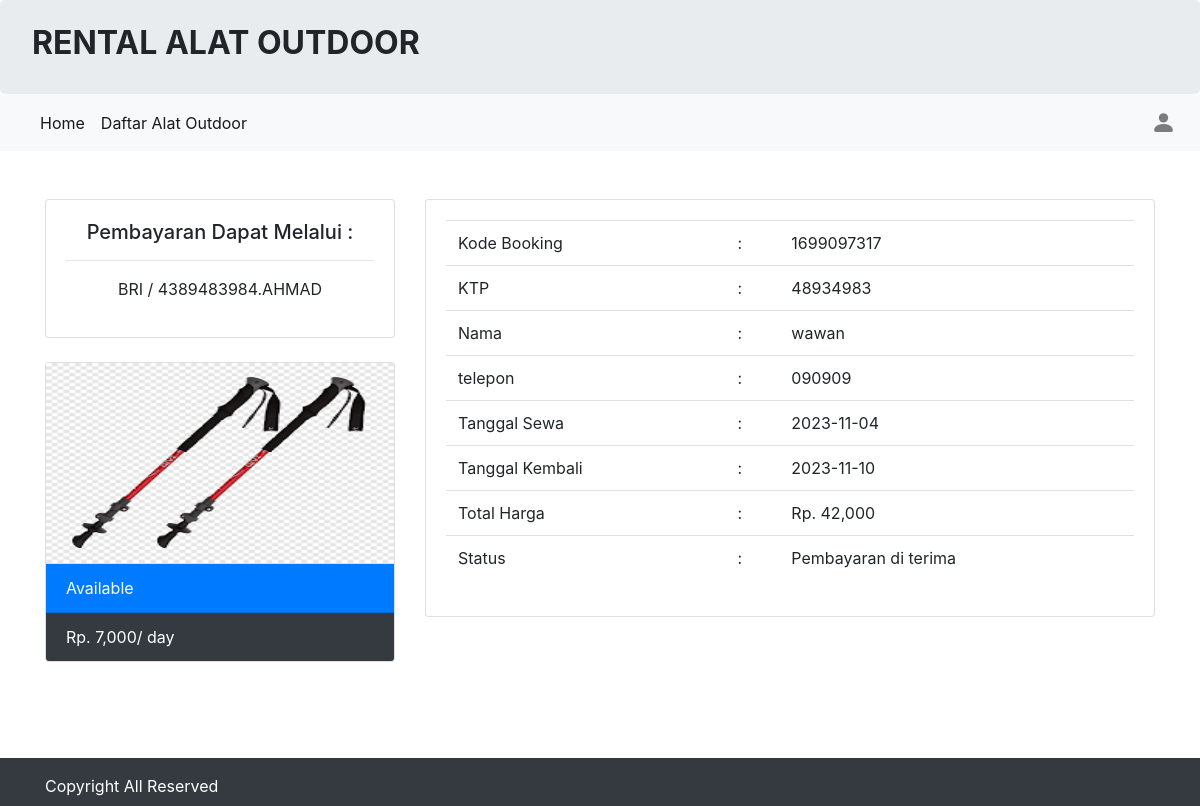
The app's page /bayar.php?id=1699097317 with its own data.
### tables this page shows
CREATE TABLE `tbl_alat_212303` (
  `212303_id_alat` int(11) NOT NULL,
  `212303_nama` varchar(100) NOT NULL,
  `212303_harga` int(255) NOT NULL,
  `212303_deskripsi` varchar(255) NOT NULL,
  `212303_status` varchar(255) NOT NULL,
  `212303_gambar` text NOT NULL
);

CREATE TABLE `tbl_booking_212303` (
  `212303_id_booking` int(11) NOT NULL,
  `212303_kode_booking` varchar(50) NOT NULL,
  `212303_id_login` int(50) NOT NULL,
  `212303_id_alat` varchar(50) NOT NULL,
  `212303_nama` varchar(100) NOT NULL,
  `212303_alamat` varchar(100) NOT NULL,
  `212303_ktp` varchar(100) NOT NULL,
  `212303_no_telp` varchar(100) NOT NULL,
  `212303_tgl_sewa` date NOT NULL,
  `212303_tgl_kmb` date NOT NULL,
  `212303_total_bayar` int(100) NOT NULL,
  `212303_konfirmasi` varchar(100) NOT NULL,
  `212303_tgl_input` date NOT NULL
);

### bayar.php (the view, shortened to what this page needs)
<?php
require 'koneksi.php';
include 'header.php';
$kode_booking = $_GET['id'];
$query = "SELECT * FROM tbl_booking_212303 WHERE 212303_kode_booking = '$kode_booking'";
$hasil = mysqli_query($koneksi,$query);
$isi = mysqli_fetch_assoc($hasil);
$id_alat = $isi['212303_id_alat'];
$query2 = "SELECT * FROM tbl_alat_212303 WHERE 212303_id_alat = '$id_alat'";
$hasil2 = mysqli_query($koneksi,$query2);
$isi2 = mysqli_fetch_assoc($hasil2);
?>
<br>
<br>
<div class="container">
    <div class="row">
        <div class="col-sm-4">
            <div class="card">
                <div class="card-body text-center">
                    <h5>Pembayaran Dapat Melalui :</h5>
                    <hr />
                    <p>BRI / 4389483984.AHMAD</p>
                </div>
            </div>
            <br />
            <div class="card">
                <img src="images/<?php echo $isi2['212303_gambar']; ?>" class="card-img-top" style="height:200px;">
                <ul class="list-group list-group-flush">
                    <?php if ($isi2['212303_status'] == 'Tersedia') { ?>
                        <li class="list-group-item bg-primary text-white">
                            <i class="fa fa-check"></i> Available
                        </li>
                    <?php } else { ?>
                        <li class="list-group-item bg-danger text-white">
                            <i class="fa fa-close"></i> Not Available
                        </li>
                    <?php } ?>
                    <li class="list-group-item bg-dark text-white">
                        <i class="fa fa-money"></i> Rp. <?php echo number_format($isi2['212303_harga']); ?>/ day
                    </li>
                </ul>
            </div>
        </div>
        <div class="col-sm-8">
            <div class="card">
                <div class="card-body">
                    <table class="table">
                        <tr>
                            <td>Kode Booking </td>
                            <td> :</td>
                            <td><?php echo $isi['212303_kode_booking']; ?></td>
                        </tr>
                        <tr>
                            <td>KTP </td>
                            <td> :</td>
                            <td><?php echo $isi['212303_ktp']; ?></td>
                        </tr>
                        <tr>
                            <td>Nama </td>
                            <td> :</td>
                            <td><?php echo $isi['212303_nama']; ?></td>
                        </tr>
                        <tr>
                            <td>telepon </td>
                            <td> :</td>
                            <td><?php echo $isi['212303_no_telp']; ?></td>
                        </tr>
                        <tr>
                            <td>Tanggal Sewa </td>
                            <td> :</td>
                            <td><?php echo $isi['212303_tgl_sewa']; ?></td>
                        </tr>
                        <tr>
                            <td>Tanggal Kembali </td>
                            <td> :</td>
                            <td><?php echo $isi['212303_tgl_kmb']; ?></td>
                        </tr>
                        <tr>
                            <td>Total Harga </td>
                            <td> :</td>
                            <td>Rp. <?php echo number_format($isi['212303_total_bayar']); ?></td>
                        </tr>
                        <tr>
                            <td>Status </td>
                            <td> :</td>
                            <td><?php echo $isi['212303_konfirmasi']; ?></td>
                        </tr>
                    </table>
                </div>
            </div>
        </div>
    </div>
</div>
<br>
<br>
<br>
<?php include 'footer.php'; ?>

### records on screen
tbl_alat_212303: 212303_gambar (picture), 212303_harga "7,000"
tbl_booking_212303: 212303_kode_booking "1699097317", 212303_ktp "48934983", 212303_nama "wawan", 212303_no_telp "090909", 212303_tgl_sewa "2023-11-04", 212303_tgl_kmb "2023-11-10", 212303_total_bayar "42,000", 212303_konfirmasi "Pembayaran di terima"
